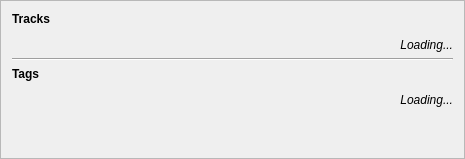
           <widget class="QFrame" name="frame_7">
            <property name="minimumSize">
             <size>
              <width>465</width>
              <height>0</height>
             </size>
            </property>
            <property name="maximumSize">
             <size>
              <width>465</width>
              <height>16777215</height>
             </size>
            </property>
            <property name="frameShape">
             <enum>QFrame::StyledPanel</enum>
            </property>
            <property name="frameShadow">
             <enum>QFrame::Raised</enum>
            </property>
            <layout class="QVBoxLayout" name="verticalLayout_5">
             <item>
              <widget class="QLabel" name="label_9">
               <property name="sizePolicy">
                <sizepolicy hsizetype="Maximum" vsizetype="Maximum">
                 <horstretch>0</horstretch>
                 <verstretch>0</verstretch>
                </sizepolicy>
               </property>
               <property name="text">
                <string>&lt;B&gt;Tracks</string>
               </property>
              </widget>
             </item>
             <item>
              <widget class="QWidget" name="widget_tracks" native="true">
               <property name="sizePolicy">
                <sizepolicy hsizetype="Preferred" vsizetype="Maximum">
                 <horstretch>0</horstretch>
                 <verstretch>0</verstretch>
                </sizepolicy>
               </property>
              </widget>
             </item>
             <item>
              <widget class="QLabel" name="label_moreTracks">
               <property name="text">
                <string>&lt;p align=&quot;right&quot;&gt;&lt;I&gt;Loading...</string>
               </property>
              </widget>
             </item>
             <item>
              <widget class="Line" name="line_5">
               <property name="orientation">
                <enum>Qt::Horizontal</enum>
               </property>
              </widget>
             </item>
             <item>
              <widget class="QLabel" name="label_4">
               <property name="text">
                <string>&lt;B&gt;Tags</string>
               </property>
              </widget>
             </item>
             <item>
              <widget class="QWidget" name="widget_tags" native="true">
               <property name="sizePolicy">
                <sizepolicy hsizetype="Preferred" vsizetype="Maximum">
                 <horstretch>0</horstretch>
                 <verstretch>0</verstretch>
                </sizepolicy>
               </property>
              </widget>
             </item>
             <item>
              <widget class="QLabel" name="label_moreTags">
               <property name="text">
                <string>&lt;p align=&quot;right&quot;&gt;&lt;I&gt;Loading...</string>
               </property>
              </widget>
             </item>
             <item>
              <spacer name="verticalSpacer_5">
               <property name="orientation">
                <enum>Qt::Vertical</enum>
               </property>
               <property name="sizeHint" stdset="0">
                <size>
                 <width>20</width>
                 <height>40</height>
                </size>
               </property>
              </spacer>
             </item>
            </layout>
           </widget>
